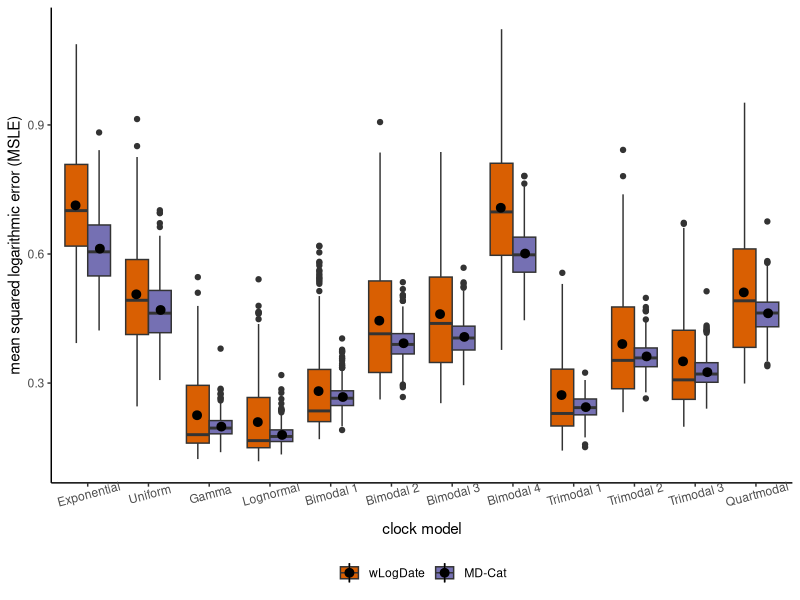
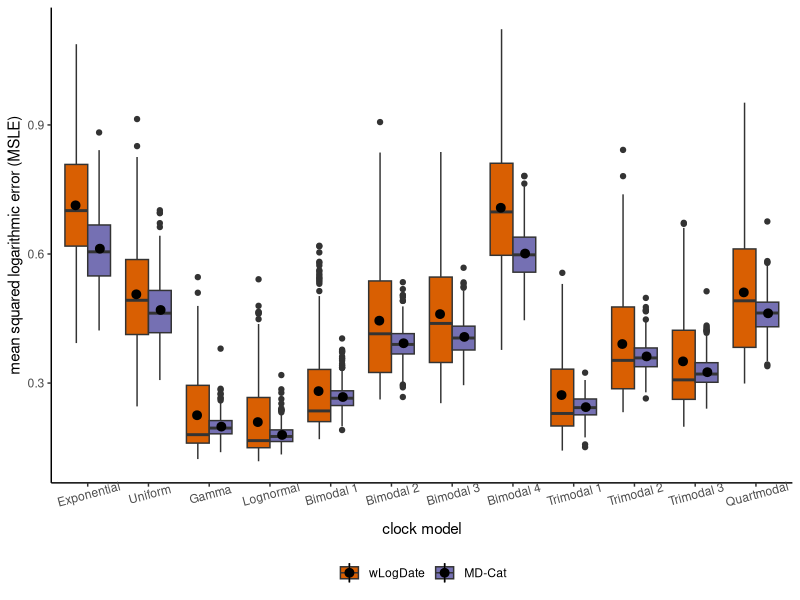

The R script that drew these images, in order:
require(ggplot2)

d = read.table("mutation_rates.txt",header=T)
d$method = factor(d$method,levels = c("wLogDate","MD-Cat"))

d$treeModel = factor(d$treeModel,levels=c("D995_11_10","D995_3_25","D750_11_10","D750_3_25"), 
                     labels = c("M1","M2","M3","M4"))
d$clockModel = factor(d$clockModel,levels = c("exp","unif","gamma","lognorm",
                                              "clock4","clock3","clock1","clock2",
                                              "trilnormcave","trilnormvex","trilnorm","quartlnorm"),
                      labels = c("Exponential","Uniform","Gamma","Lognormal",
                                 "Bimodal 1","Bimodal 2","Bimodal 3","Bimodal 4",
                                 "Trimodal 1","Trimodal 2","Trimodal 3","Quartmodal"))

ggplot(d[d$method != "Bstrict",],aes(x=clockModel,y=log10(exp(1))*error,fill=method)) + geom_boxplot(position="dodge") + 
  stat_summary(position=position_dodge2(width = 0.8)) + 
  xlab("clock model") + ylab("mean squared logarithmic error (MSLE)") + 
  scale_fill_manual(values = c("#D95F02","#7570B3")) +
  #scale_fill_brewer(palette = "Dark2") + 
  theme_classic() + 
  theme(legend.title=element_blank(),legend.position = "bottom",axis.text.x = element_text(angle = 15))
ggsave("mus_HIV_sim.pdf",width=6,height=4)
  
  
  
  


